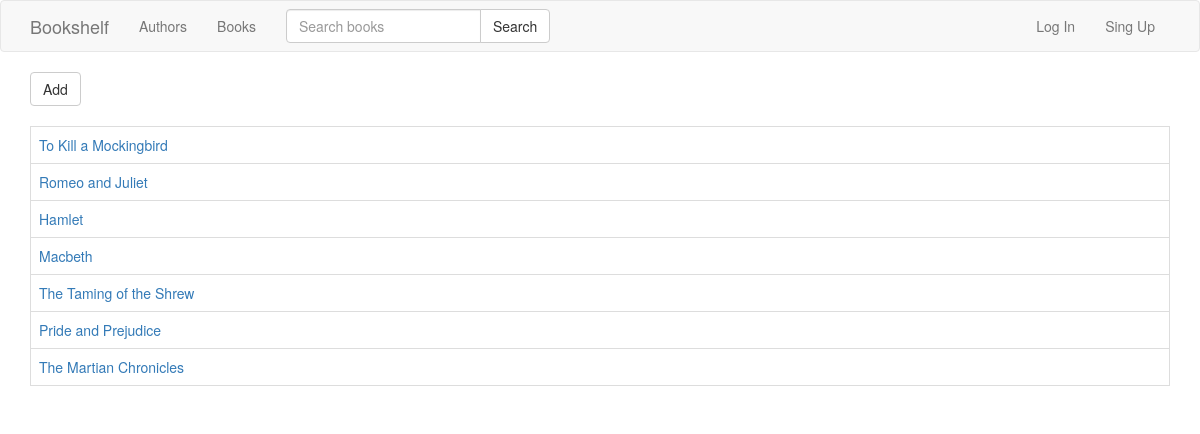
/home/books/, run on an earlier commit of the app's database.
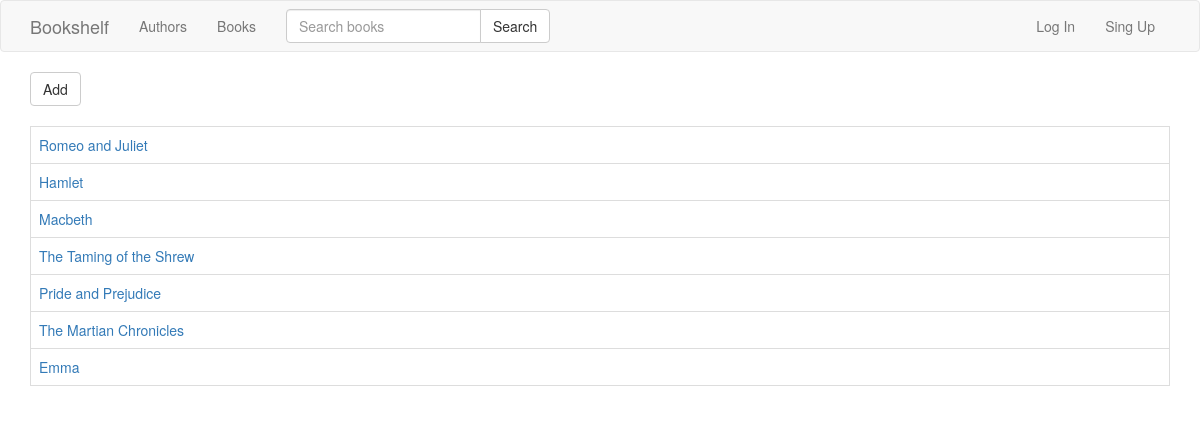
And on a later commit of the database.
### bookshelf/models.py (models this page shows, shortened)
class Book(models.Model):
    author = models.ForeignKey(Author, on_delete=models.CASCADE)
    title = models.CharField(max_length=100)
    description = models.TextField()

### bookshelf/templates/bookshelf/books.html
{% extends 'base.html' %}
{% block body %}
  <a class="btn btn-default " href="{% url 'bookshelf:book-add' %}">Add</a><br><br>
  {% if object_list %}
    <table class="table table-bordered table-hover">
      <tbody>
      {% for book in object_list %}
        <tr>
          <td>
            <a href="{% url 'bookshelf:book' book.id %}">{{ book.title }}</a>
          </td>
        </tr>
      {% endfor %}
      </tbody>
    </table>
  {% else %}
    <h3>There're not any books yet</h3>
  {% endif %}
{% endblock %}

### templates/base.html (shortened to what this page needs)
{% load static %}
<!DOCTYPE html>
<html lang="en">
<head>
  <link rel="stylesheet" href="{% static 'bookshelf/css/bootstrap.min.css' %}">
</head>
<body>
<nav class="navbar navbar-default">
  <div class="container">
    <div class="navbar-header">
      <a class="navbar-brand" href="">Bookshelf</a>
    </div>
    <div class="collapse navbar-collapse" id="navBar">
      <ul class="nav navbar-nav">
        <li>
          <a href="{% url 'bookshelf:authors' %}">
            <span aria-hidden="true">Authors</span>
          </a>
        </li>
        <li>
          <a href="{% url 'bookshelf:books' %}">
            <span aria-hidden="true">Books</span>
          </a>
        </li>
      </ul>
      <form class="navbar-form navbar-left" method="get" action="{% url 'bookshelf:books-search' %}">
        <div class="input-group">
          <input class="form-control" type="text" name="q" placeholder="Search books" value="{{ request.GET.q }}">
          <span class="input-group-btn">
            <button type="submit" class="btn btn-default">Search</button>
          </span>
        </div>
      </form>
      <ul class="nav navbar-nav navbar-right">
        {% if request.user.is_authenticated %}
          <li>
            <a href="">
              <span aria-hidden="true">{{ user.username }}</span>
            </a>
          </li><li>
            <a href="{% url 'account:logout' %}">
              <span aria-hidden="true">Logout</span>
            </a>
          </li>
        {% else %}
          <li>
            <a href="{% url 'account:login' %}">
              <span aria-hidden="true">Log In</span>
            </a>
          </li>
          <li>
            <a href="{% url 'account:register' %}">
              <span aria-hidden="true">Sing Up</span>
            </a>
          </li>
        {% endif %}
      </ul>
    </div>
  </div>
</nav>
<div class="container">
  {% block body %}
  {% endblock %}
</div>
</body>
</html>

What changed in the data, as far as the page shows it:
removed Book: title "To Kill a Mockingbird"
added Book: title "Emma"
